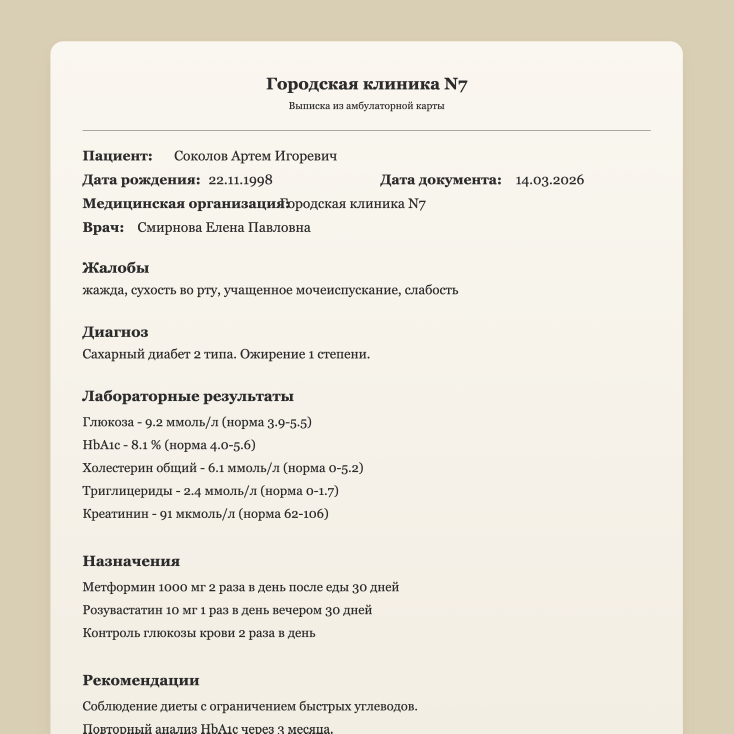
#> input picture MEDIA/demo-ideal-discharge.svg.png, 2200 x 2200 px (shown at 1/3 size)
$ python -i server.py   (imports and definitions only)
#> lines starting #> are read from the running program, lines starting #| are printed output that depends on the picture; after the words box and inside, x2 and y2 are one past the last pixel; in counts of white or black regions, pixels touching at a corner belong together
import json
import os
from io import BytesIO
from http import HTTPStatus
from http.server import SimpleHTTPRequestHandler, ThreadingHTTPServer
from pathlib import Path
import ssl
import sqlite3
import time
import uuid

from PIL import Image, ImageChops, ImageFilter, ImageOps
import certifi
import requests


ROOT = Path(__file__).resolve().parent
DB_PATH = ROOT / "medflow.db"
GIGACHAT_AUTH_URL = "https://ngw.devices.sberbank.ru:9443/api/v2/oauth"
GIGACHAT_API_BASE = "https://gigachat.devices.sberbank.ru/api/v1"


# [15 lines left out: function load_dotenv, not called in this run]


# [1 line not run here, left out]
GIGACHAT_AUTH_KEY = os.environ.get("GIGACHAT_AUTH_KEY", "")
GIGACHAT_SCOPE = os.environ.get("GIGACHAT_SCOPE", "GIGACHAT_API_PERS")
GIGACHAT_MODEL = os.environ.get("GIGACHAT_MODEL", "GigaChat-Pro")
# [1 line that did not run here, left out]
# [1 line that did not run here, left out]
TOKEN_CACHE = {"access_token": "", "expires_at": 0.0}

DEMO_DATABASE_SEED = [
    {
        "patient": {
            "full_name": "Иванов Иван Иванович",
            "birth_date": "14.05.1986",
            "city": "Москва",
            "registration": "Москва, ул. Лесная, д. 12",
        },
        "documents": [
            {
                "title": "Выписка после очного приёма",
                "document_type": "Выписка",
                "summary": "Пациент Иванов Иван Иванович. Выявлены сахарный диабет 2 типа и артериальная гипертензия. Нужен повторный лабораторный контроль.",
                "source_text": "Пациент: Иванов Иван Иванович. Диагноз: Сахарный диабет 2 типа. Артериальная гипертензия.",
                "created_at": "2026-04-01 11:18:00",
                "extracted": {
                    "patient": {"name": "Иванов Иван Иванович", "birthDate": "14.05.1986"},
                    "document": {"type": "Выписка", "date": "12.03.2026", "facility": "Клиника Сфера Здоровья"},
                    "doctor": {"name": "Петрова Анна Сергеевна"},
                    "diagnoses": ["Сахарный диабет 2 типа", "Артериальная гипертензия"],
                    "complaints": ["слабость", "жажда"],
                    "medications": ["Метформин 1000 мг 2 раза в день", "Лозартан 50 мг 1 раз в день"],
                    "labs": [],
                    "summary": "Пациент Иванов Иван Иванович. Выявлены сахарный диабет 2 типа и артериальная гипертензия.",
                },
            },
            {
                "title": "Контрольный лист анализов",
                "document_type": "Результаты анализов",
                "summary": "По контрольным анализам остаются повышенными глюкоза и HbA1c.",
                "source_text": "Глюкоза 8.4 ммоль/л. HbA1c 7.3%.",
                "created_at": "2026-04-01 10:42:00",
                "extracted": {
                    "patient": {"name": "Иванов Иван Иванович", "birthDate": "14.05.1986"},
                    "document": {"type": "Результаты анализов", "date": "29.03.2026", "facility": "Лаборатория МедЛаб"},
                    "doctor": {"name": "Петрова Анна Сергеевна"},
                    "diagnoses": ["Нарушение гликемического контроля"],
                    "complaints": [],
                    "medications": [],
                    "labs": [
                        {"name": "Глюкоза", "value": "8.4", "unit": "ммоль/л", "range": "3.9 - 5.5", "status": "high"},
                        {"name": "HbA1c", "value": "7.3", "unit": "%", "range": "4.0 - 5.6", "status": "high"},
                    ],
                    "summary": "По контрольным анализам остаются повышенными глюкоза и HbA1c.",
                },
            },
        ],
    },
    {
        "patient": {
            "full_name": "Соколов Артем Игоревич",
            "birth_date": "22.11.1998",
            "city": "Москва",
            "registration": "Москва, проспект Мира, д. 41",
        },
        "documents": [
            {
                "title": "Медицинская справка перед госпитализацией",
                "document_type": "Медицинская справка",
                "summary": "Есть признаки декомпенсации диабета, требуется очная консультация эндокринолога.",
                "source_text": "Медицинская справка. Пациент: Соколов Артем Игоревич. Диагноз: сахарный диабет 2 типа.",
                "created_at": "2026-04-01 09:55:00",
                "extracted": {
                    "patient": {"name": "Соколов Артем Игоревич", "birthDate": "22.11.1998"},
                    "document": {"type": "Медицинская справка", "date": "14.03.2026", "facility": "Городская клиника №7"},
                    "doctor": {"name": "Смирнова Елена Павловна"},
                    "diagnoses": ["Сахарный диабет 2 типа", "Ожирение 1 степени"],
                    "complaints": ["жажда", "сухость во рту"],
                    "medications": ["Контроль глюкозы крови 2 раза в день"],
                    "labs": [],
                    "summary": "Есть признаки декомпенсации диабета, требуется очная консультация эндокринолога.",
                },
            }
        ],
    },
    {
        "patient": {
            "full_name": "Орлова Марина Сергеевна",
            "birth_date": "03.02.1991",
            "city": "Химки",
            "registration": "Химки, ул. Молодёжная, д. 8",
        },
        "documents": [
            {
                "title": "Результаты лабораторного контроля",
                "document_type": "Результаты анализов",
                "summary": "Нужен повторный визит к эндокринологу из-за роста HbA1c.",
                "source_text": "Пациент: Орлова Марина Сергеевна. HbA1c 6.9%. Глюкоза 7.1 ммоль/л.",
                "created_at": "2026-04-01 09:10:00",
                "extracted": {
                    "patient": {"name": "Орлова Марина Сергеевна", "birthDate": "03.02.1991"},
                    "document": {"type": "Результаты анализов", "date": "29.03.2026", "facility": "Лаборатория МедЛаб"},
                    "doctor": {"name": "Кузнецова Ирина Алексеевна"},
                    "diagnoses": ["Нарушение гликемического контроля"],
                    "complaints": [],
                    "medications": ["Рекомендован повторный визит к эндокринологу"],
                    "labs": [],
                    "summary": "Нужен повторный визит к эндокринологу из-за роста HbA1c.",
                },
            }
        ],
    },
    {
        "patient": {
            "full_name": "Кадачигов Дмитрий Сергеевич",
            "birth_date": "10.03.2007",
            "city": "Мытищи",
            "registration": "Мытищи, Новомытищинский пр-т, д. 18",
        },
        "documents": [
            {
                "title": "Описание исследования стопы",
                "document_type": "Описание снимка",
                "summary": "Подозрение на осложнение со стороны стопы, рекомендована консультация хирурга.",
                "source_text": "Описание снимка. Пациент: Кадачигов Дмитрий Сергеевич. Рекомендована консультация хирурга.",
                "created_at": "2026-03-31 17:35:00",
                "extracted": {
                    "patient": {"name": "Кадачигов Дмитрий Сергеевич", "birthDate": "10.03.2007"},
                    "document": {"type": "Описание снимка", "date": "30.03.2026", "facility": "Диагностический центр Север"},
                    "doctor": {"name": "Громов Алексей Валерьевич"},
                    "diagnoses": ["Диабетическая стопа, подозрение на осложнение"],
                    "complaints": ["болезненность в области стопы"],
                    "medications": ["Рекомендована очная консультация хирурга"],
                    "labs": [],
                    "summary": "Подозрение на осложнение со стороны стопы, рекомендована консультация хирурга.",
                },
            }
        ],
    },
]


# [27 lines left out: functions has_real_gigachat_key, gigachat_key_error, not called in this run]


class MedFlowHandler(SimpleHTTPRequestHandler):
    def __init__(self, *args, **kwargs):
        super().__init__(*args, directory=str(ROOT), **kwargs)

    # [449 lines left out: functions do_GET, do_POST, do_PUT, do_DELETE, _handle_preprocess_image, _handle_scan_image and 12 more, not called in this run]


def gigachat_verify_target():
    return GIGACHAT_CA_BUNDLE if GIGACHAT_CA_BUNDLE else True


# [629 lines left out: functions gigachat_headers, gigachat_access_token, gigachat_chat, gigachat_upload_file, extract_gigachat_text, prepare_upload_image and 23 more, not called in this run]


def preprocess_image(image, mode="auto"):
    base_rgb = ImageOps.exif_transpose(image).convert("RGB")
    base = base_rgb.convert("L")
    if max(base.size) > 2200:
        base_rgb.thumbnail((2200, 2200))
        base = base_rgb.convert("L")

    best_angle = 0
    best_image = prepare_for_ocr(base)
    best_rgb = base_rgb

    blue_mask = build_blue_mask(best_rgb)
    blue_bbox = component_bbox(blue_mask, best_rgb.size)
    form_like = mode == "form" or (
        blue_bbox is not None and infer_form_like(best_image, best_rgb)
    )

    if form_like and blue_bbox is not None:
        cropped_rgb = crop_with_padding(best_rgb, blue_bbox)
        handwriting = prepare_color_text_output(cropped_rgb)
        printed_crop = crop_text_area(best_rgb, best_image)
        printed = prepare_form_print_output(printed_crop)
        final_image = merge_ocr_layers(printed, handwriting)
        return final_image, best_angle, {"printed": printed, "handwriting": handwriting}

    if blue_bbox is not None:
        cropped_rgb = crop_with_padding(best_rgb, blue_bbox)
        final_image = prepare_color_text_output(cropped_rgb)
        return final_image, best_angle, {"printed": None, "handwriting": final_image}

    cropped = crop_text_area(best_rgb, best_image)
    final_image = prepare_final_output(cropped)
    return final_image, best_angle, {"printed": None, "handwriting": None}


def prepare_for_ocr(image):
    grayscale = image.convert("L")
    contrasted = ImageOps.autocontrast(grayscale, cutoff=1)
    denoised = contrasted.filter(ImageFilter.MedianFilter(size=3))
    sharpened = denoised.filter(ImageFilter.SHARPEN)
    return sharpened


def prepare_final_output(image):
    expanded = ImageOps.expand(image, border=24, fill=255)
    contrasted = ImageOps.autocontrast(expanded, cutoff=1)
    binary = contrasted.point(lambda p: 255 if p > 170 else 0, mode="1")
    return binary.convert("L")


# [23 lines left out: functions prepare_color_text_output, prepare_form_print_output, merge_ocr_layers, not called in this run]


def crop_text_area(source_rgb, prepared_gray):
    bbox = find_text_bbox(source_rgb, prepared_gray)
    if bbox is None:
        return prepared_gray

    return crop_with_padding(prepared_gray, bbox)


def crop_with_padding(image, bbox):
    left, top, right, bottom = bbox
    pad_x = max(18, int((right - left) * 0.08))
    pad_y = max(18, int((bottom - top) * 0.12))
    left = max(0, left - pad_x)
    top = max(0, top - pad_y)
    right = min(image.width, right + pad_x)
    bottom = min(image.height, bottom + pad_y)
    return image.crop((left, top, right, bottom))


def find_text_bbox(source_rgb, prepared_gray):
    bbox = component_bbox(build_blue_mask(source_rgb), source_rgb.size)
    if bbox is not None:
        return bbox
    return component_bbox(build_dark_mask(prepared_gray), prepared_gray.size)


def build_blue_mask(image):
    pixels = []
    for red, green, blue in image.getdata():
        is_blue = blue > 45 and blue > red + 10 and blue > green + 6
        pixels.append(255 if is_blue else 0)
    mask = Image.new("L", image.size)
    mask.putdata(pixels)
    return mask


# [11 lines left out: function suppress_blue_ink, not called in this run]


def build_dark_mask(image):
    return image.point(lambda p: 255 if p < 155 else 0, mode="1").convert("L")


def component_bbox(binary, size):
    width, height = size
    pixels = list(binary.getdata())
    visited = bytearray(width * height)
    components = []
    max_component_area = max(96, int(width * height * 0.01))

    for y in range(height):
        for x in range(width):
            idx = y * width + x
            if visited[idx] or pixels[idx] == 0:
                continue

            stack = [idx]
            visited[idx] = 1
            area = 0
            min_x = max_x = x
            min_y = max_y = y

            while stack:
                current = stack.pop()
                cx = current % width
                cy = current // width
                area += 1
                min_x = min(min_x, cx)
                max_x = max(max_x, cx)
                min_y = min(min_y, cy)
                max_y = max(max_y, cy)

                for nx, ny in ((cx - 1, cy), (cx + 1, cy), (cx, cy - 1), (cx, cy + 1)):
                    if nx < 0 or ny < 0 or nx >= width or ny >= height:
                        continue
                    neighbor = ny * width + nx
                    if visited[neighbor] or pixels[neighbor] == 0:
                        continue
                    visited[neighbor] = 1
                    stack.append(neighbor)

            box_width = max_x - min_x + 1
            box_height = max_y - min_y + 1
            if area < 8 or area > max_component_area:
                continue
            if box_width > width * 0.45 and box_height > height * 0.25:
                continue

            components.append((min_x, min_y, max_x + 1, max_y + 1, area))

    if not components:
        return None

    left = min(component[0] for component in components)
    top = min(component[1] for component in components)
    right = max(component[2] for component in components)
    bottom = max(component[3] for component in components)
    return left, top, right, bottom


# [46 lines left out: functions infer_form_like, count_horizontal_lines, score_orientation, encode_image, not called in this run]


# [7 lines not run here, left out]

>>> from PIL import Image
>>> picture = Image.open('demo-ideal-discharge.svg.png')
#> picture is the input picture: PIL image 2200x2200 RGBA; mean R, G, B, A 234.6, 229.5, 217.8, 255
>>> result = preprocess_image(picture)
#> in preprocess_image, `base = base_rgb.convert("L")`:
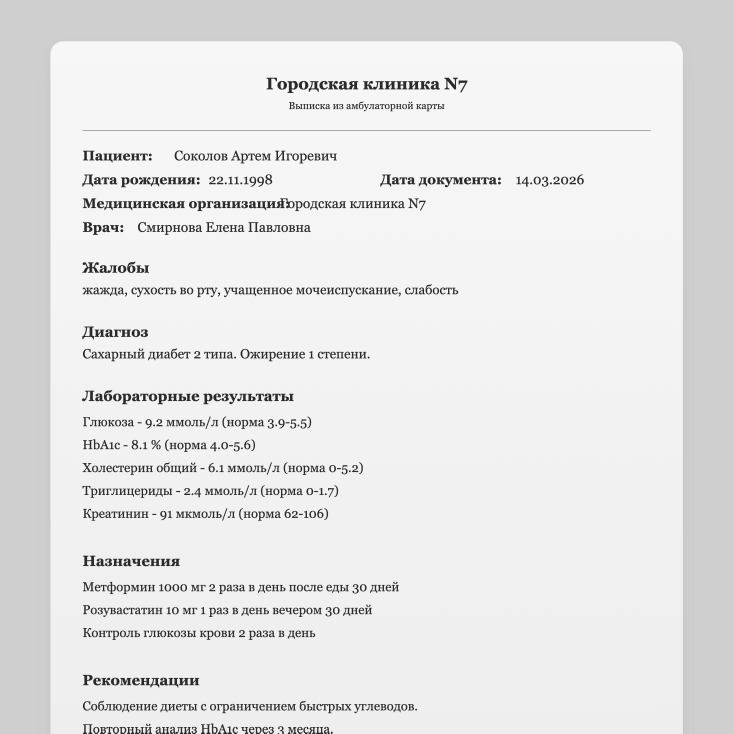
#> base: PIL image 2200x2200 L (shown at 1/3 size); min 43, max 254, mean 229.5
#> after the loop in build_blue_mask, `for red, green, blue in image.getdata():`: pixels = 4840000 items
#> in preprocess_image, `form_like = mode == "form" or ( blue_bbox is not None and infer_form_l..`: form_like = False
#> in build_dark_mask, `return image.point(lambda p: 255 if p < 155 else 0, mode="1").convert(..`:
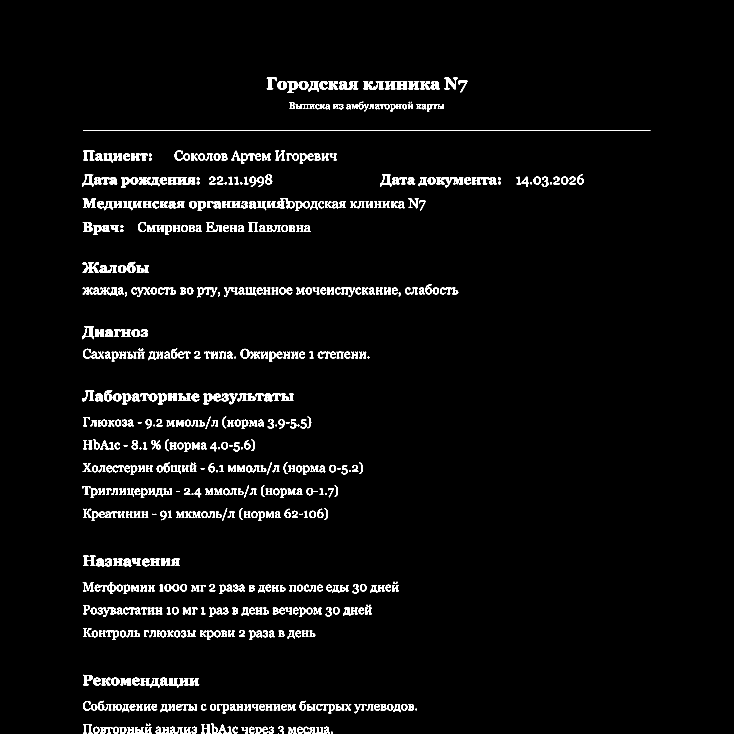
#> returned value: PIL image 2200x2200 L (shown at 1/3 size); 3.3% white; 664 white regions (8 under 20 px), largest, box (x1, y1, x2, y2) and area: (249, 391, 1951, 393) 3404, (801, 595, 884, 625) 1128, (1309, 532, 1390, 562) 1049
#> in crop_text_area, `bbox = find_text_bbox(source_rgb, prepared_gray)`: bbox = (246, 233, 1951, 2200)
#> in crop_with_padding, `left, top, right, bottom = bbox`: left = 246; top = 233; right = 1951; bottom = 2200
#> in crop_with_padding, `pad_x = max(18, int((right - left) * 0.08))`: pad_x = 136
#> in crop_with_padding, `pad_y = max(18, int((bottom - top) * 0.12))`: pad_y = 236
#> in crop_with_padding, `left = max(0, left - pad_x)`: left = 110
#> in crop_with_padding, `top = max(0, top - pad_y)`: top = 0
#> in crop_with_padding, `right = min(image.width, right + pad_x)`: right = 2087
#> in crop_with_padding, `return image.crop((left, top, right, bottom))`:
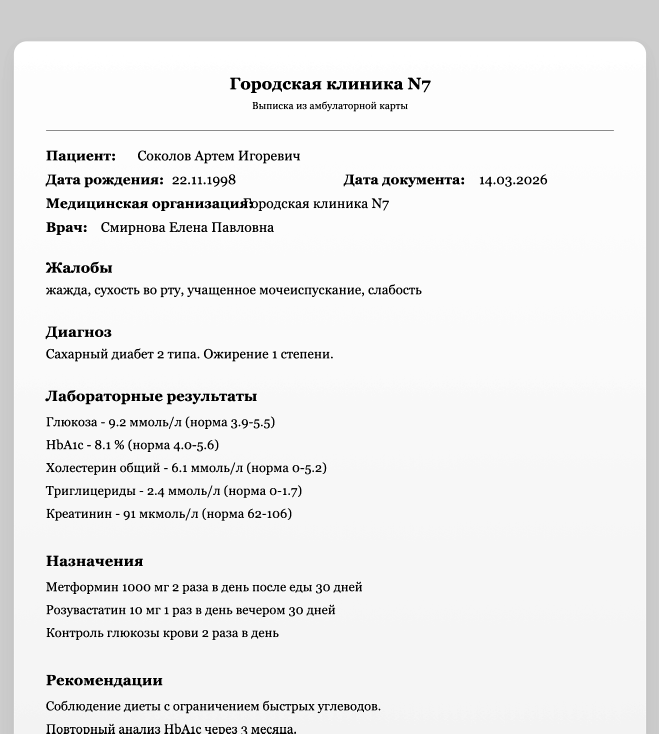
#> returned value: PIL image 1977x2200 L (shown at 1/3 size); min 0, max 255, mean 236.2
#> in prepare_final_output, `expanded = ImageOps.expand(image, border=24, fill=255)`:
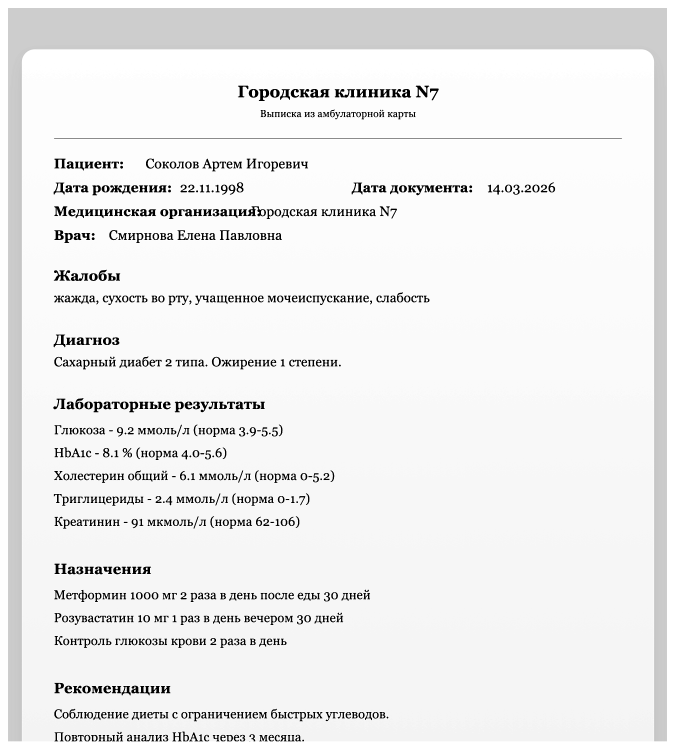
#> expanded: PIL image 2025x2248 L (shown at 1/3 size); min 0, max 255, mean 237
#> in prepare_final_output, `binary = contrasted.point(lambda p: 255 if p > 170 else 0, mode="1")`:
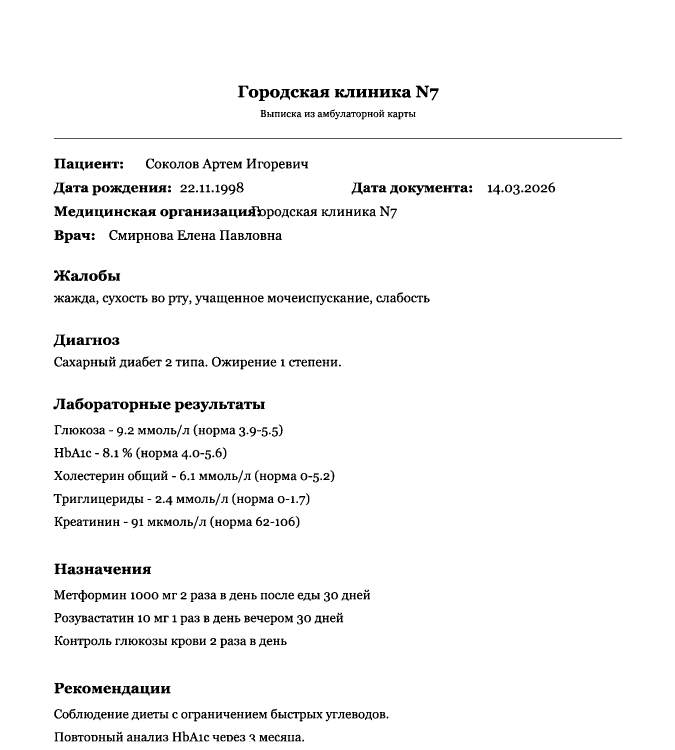
#> binary: PIL image 2025x2248 1 (shown at 1/3 size); 96.4% white; 660 black regions (8 under 20 px), largest, box (x1, y1, x2, y2) and area: (162, 415, 1866, 417) 3408, (715, 619, 798, 649) 1144, (1223, 556, 1304, 586) 1059
